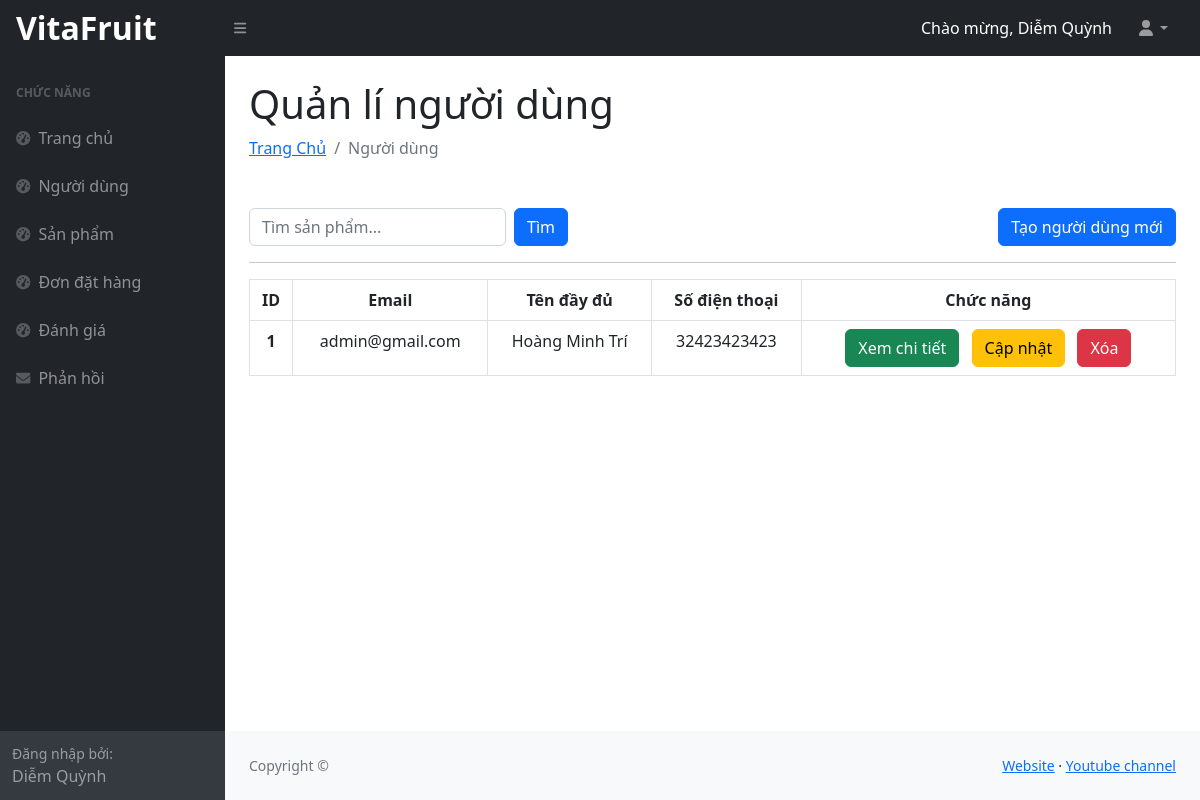
/src/admin/user/show.php (signed in), run on an earlier commit of the app's database.
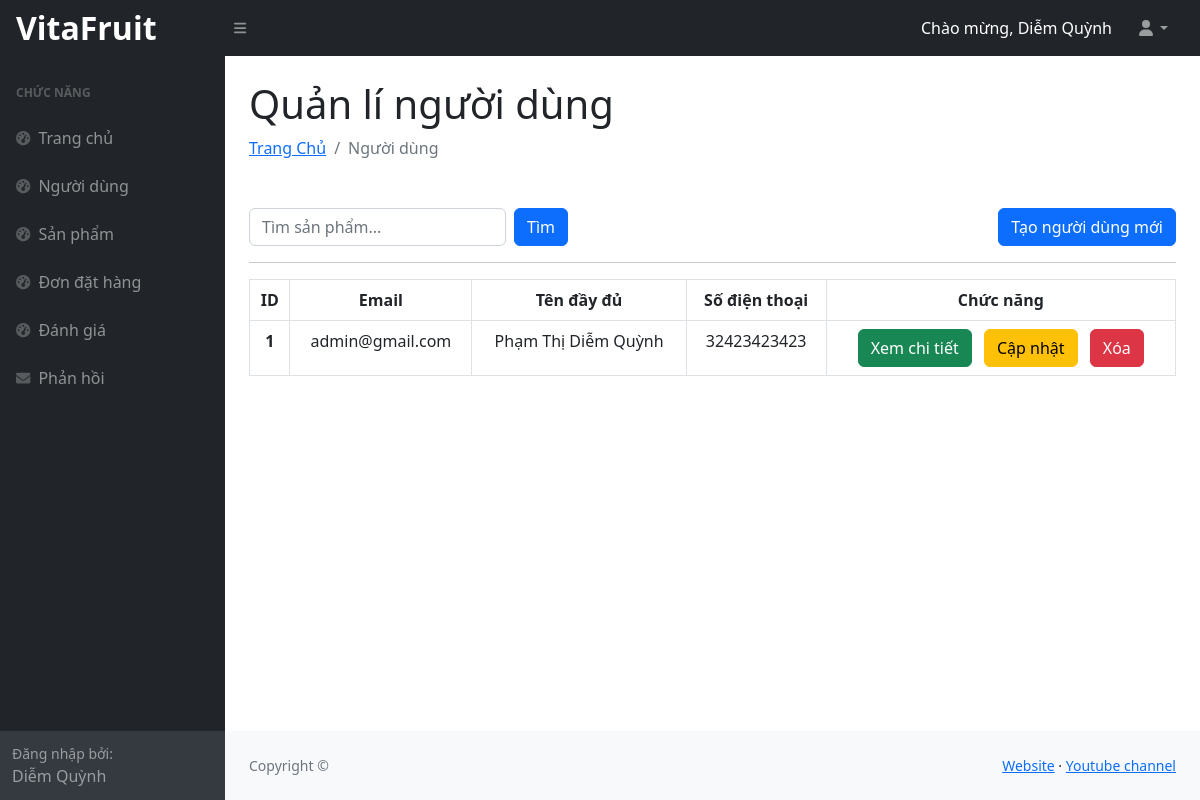
And on a later commit of the database.
### tables this page shows
CREATE TABLE `user` (
  `id` int NOT NULL AUTO_INCREMENT,
  `email` varchar(255) NOT NULL,
  `password` varchar(255) NOT NULL,
  `name` varchar(255) NOT NULL,
  `phone` varchar(20) DEFAULT NULL,
  `image` varchar(255) DEFAULT NULL,
  `roleID` int DEFAULT NULL,
  PRIMARY KEY (`id`),
  UNIQUE KEY `email_UNIQUE` (`email`),
  KEY `roleID` (`roleID`),
  CONSTRAINT `user_ibfk_1` FOREIGN KEY (`roleID`) REFERENCES `role` (`id`)
);

### include/database.php (called while the page is built, shortened)
<?php
    function connect()
    {
        $code = @mysqli_connect("localhost", "root", "");
        mysqli_select_db($code, "vitafruit");
        return $code;
    }
    function view(string $query)
    {
        $code = connect();
        $kq = mysqli_query($code, $query);
        return $kq;
    }
?>

### src/admin/user/show.php (the view, shortened to what this page needs)
<!DOCTYPE html>
<html lang="en">
<head>
    <link href="../resources/css/styles.css" rel="stylesheet" />
    <?php
        include_once '../../../include/database.php';
    ?>
</head>
<body class="sb-nav-fixed">
    <?php include_once '../layout/header.php'?>
    <div id="layoutSidenav">
        <?php include_once '../layout/sidebar.php'?>
        <div id="layoutSidenav_content">
            <main>
                <div class="container-fluid px-4">
                    <h1 class="mt-4">Quản lí người dùng</h1>
                    <ol class="breadcrumb mb-4">
                        <li class="breadcrumb-item"><a href="/VitaFruit/src/admin/dashboard/show.php">Trang Chủ</a>
                        </li>
                        <li class="breadcrumb-item active">Người dùng</li>
                    </ol>
                    <div class="mt-5">
                        <div class="row">
                            <div class="col-12 mx-auto">
                                <div class="d-flex justify-content-between align-items-center mb-3">
                                    <form class="d-flex" method="GET" action="">
                                        <input
                                            class="form-control me-2"
                                            type="search"
                                            name="keyword"
                                            placeholder="Tìm sản phẩm..."
                                            value="<?php echo isset($_GET['keyword']) ? htmlspecialchars($_GET['keyword']) : ''; ?>"
                                            id="searchInput"
                                        >
                                        <button class="btn btn-primary" type="submit">Tìm</button>
                                    </form>
                                    <a href="/VitaFruit/src/admin/user/create.php" class="btn btn-primary">Tạo người dùng mới</a>
                                </div>
                                <hr />
                                <table class=" table table-bordered table-hover" style="text-align: center;">
                                    <thead>
                                        <tr>
                                            <th>ID</th>
                                            <th>Email</th>
                                            <th>Tên đầy đủ</th>
                                            <th>Số điện thoại</th>
                                            <th>Chức năng</th>
                                        </tr>
                                    </thead>
                                    <tbody>
                                        <?php
                                            $page = isset($_GET['page']) ? intval($_GET['page']) : 1;
                                            $page = max($page, 1);
                                            $offset = ($page - 1) * 6;
                                            $search_raw = isset($_GET['keyword']) ? trim($_GET['keyword']) : '';
                                            $search = $search_raw !== '' ? addslashes($search_raw) : '';
                                            if ($search !== '') {
                                                $query = "SELECT id, email, name, phone
                                                        FROM user
                                                        WHERE email LIKE '%$search%' OR name LIKE '%$search%' OR phone LIKE '%$search%'
                                                        ORDER BY id
                                                        LIMIT 6 OFFSET $offset";
                                                $queryCount = "SELECT COUNT(*) AS total_rows
                                                            FROM user
                                                            WHERE email LIKE '%$search%' OR name LIKE '%$search%' OR phone LIKE '%$search%'";
                                            } else {
                                                $query = "SELECT id, email, name, phone
                                                        FROM user
                                                        ORDER BY id
                                                        LIMIT 6 OFFSET $offset";
                                            }
                                            $kq = view($query);
                                            if ($kq && mysqli_num_rows($kq) > 0) {
                                            while ($user = mysqli_fetch_assoc($kq)) {
                                                echo "
                                                <tr>
                                                    <th>{$user['id']}</th>
                                                    <td>{$user['email']}</td>
                                                    <td>{$user['name']}</td>
                                                    <td>{$user['phone']}</td>
                                                    <td>
                                                        <a href='/VitaFruit/src/admin/user/detail.php?id={$user['id']}' class='btn btn-success'>Xem chi tiết</a>
                                                        <a href='/VitaFruit/src/admin/user/update.php?id={$user['id']}' class='btn btn-warning mx-2'>Cập nhật</a>
                                                        <a href='/VitaFruit/src/admin/user/delete.php?id={$user['id']}' class='btn btn-danger'>Xóa</a>
                                                    </td>
                                                </tr>";
                                            }
                                            } else {
                                            echo "<tr>
                                                <td colspan='5'>Không có dữ liệu</td>
                                            </tr>";
                                            }
                                        ?>
                                    </tbody>
                                </table>
                            </div>
                        </div>
                    </div>
                </div>
            </main>
            <?php
            include_once '../layout/footer.php'
            ?>
        </div>
    </div>
</body>
</html>

### src/admin/layout/header.php (shortened to what this page needs)
<nav class="sb-topnav navbar navbar-expand navbar-dark bg-dark">
    <a class="navbar-brand ps-3" href="/VitaFruit/src/admin/dashboard/show.php" style="font-size: 32px; font-weight: bold;">VitaFruit</a>
    <button class="btn btn-link btn-sm order-1 order-lg-0 me-4 me-lg-0" id="sidebarToggle" href="#!"><i
            class="fas fa-bars"></i></button>
    <form class="d-none d-md-inline-block form-inline ms-auto me-0 me-md-3 my-2 my-md-0">
        <span style="color: white;">Chào mừng, Diễm Quỳnh</span>
    </form>
    <ul class="navbar-nav ms-auto ms-md-0 me-3 me-lg-4">
        <li class="nav-item dropdown">
            <a class="nav-link dropdown-toggle" id="navbarDropdown" href="#" role="button" data-bs-toggle="dropdown"
                aria-expanded="false"><i class="fas fa-user fa-fw"></i></a>
        </li>
    </ul>
</nav>

### src/admin/layout/sidebar.php
<div id="layoutSidenav_nav">
    <nav class="sb-sidenav accordion sb-sidenav-dark" id="sidenavAccordion">
        <div class="sb-sidenav-menu">
            <div class="nav">
                <div class="sb-sidenav-menu-heading">Chức năng</div>
                <a class="nav-link" href="/VitaFruit/src/admin/dashboard/show.php">
                    <div class="sb-nav-link-icon"><i class="fas fa-tachometer-alt"></i></div>
                    Trang chủ
                </a>
                <a class="nav-link" href="/VitaFruit/src/admin/user/show.php?page=1">
                    <div class="sb-nav-link-icon"><i class="fas fa-tachometer-alt"></i></div>
                    Người dùng
                </a>
                <a class="nav-link" href="/VitaFruit/src/admin/product/show.php?page=1">
                    <div class="sb-nav-link-icon"><i class="fas fa-tachometer-alt"></i></div>
                    Sản phẩm
                </a>
                <a class="nav-link" href="/VitaFruit/src/admin/order/show.php?page=1">
                    <div class="sb-nav-link-icon"><i class="fas fa-tachometer-alt"></i></div>
                    Đơn đặt hàng
                </a>
                <a class="nav-link" href="/VitaFruit/src/admin/review/show.php?page=1">
                    <div class="sb-nav-link-icon"><i class="fas fa-tachometer-alt"></i></div>
                    Đánh giá
                </a>
                 <a class="nav-link" href="/VitaFruit/src/admin/contact/show.php">
                    <div class="sb-nav-link-icon"><i class="fas fa-envelope"></i></div>
                    Phản hồi
                </a>
            </div>
        </div>
        <div class="sb-sidenav-footer">
            <div class="small">Đăng nhập bởi:</div>
            Diễm Quỳnh
        </div>
    </nav>
</div>

### src/admin/layout/footer.php
<footer class="py-4 bg-light mt-auto">
    <div class="container-fluid px-4">
        <div class="d-flex align-items-center justify-content-between small">
            <div class="text-muted">Copyright &copy; </div>
            <div>
                <a href="" target="_blank">Website</a>
                &middot;
                <a href="" target="_blank">Youtube channel</a>
            </div>
        </div>
    </div>
</footer>

What changed in the data, as far as the page shows it:
changed user "admin@gmail.com": name "Hoàng Minh Trí" → "Phạm Thị Diễm Quỳnh"
